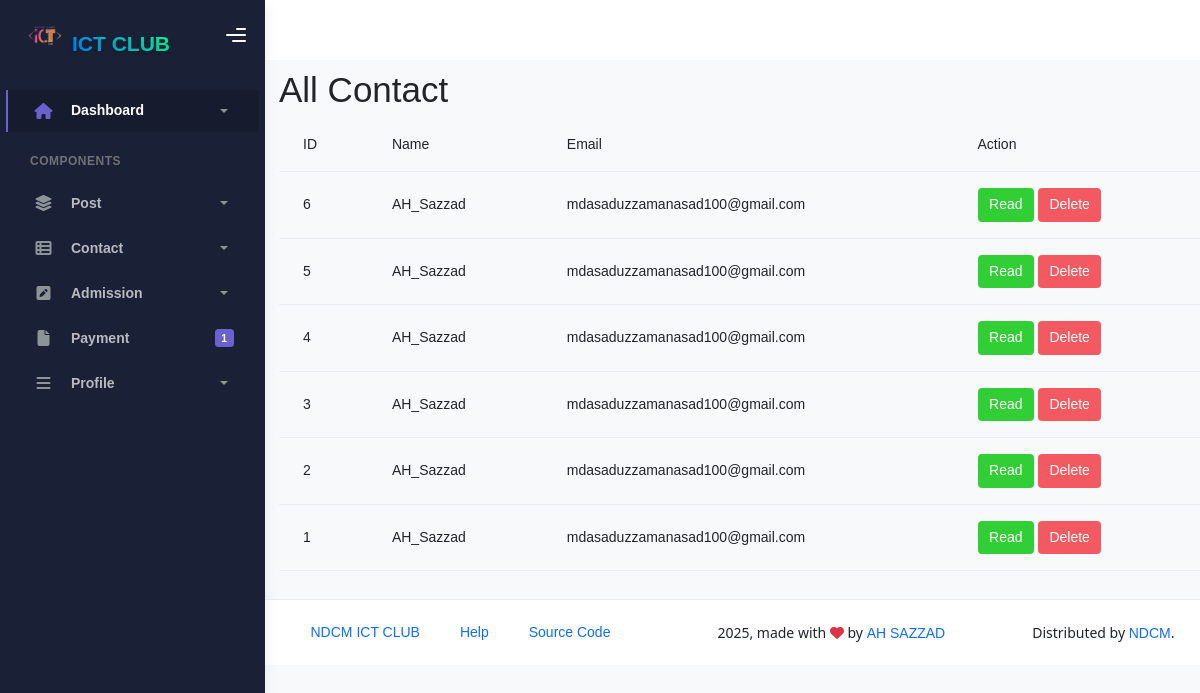
The app's page /admin/comment.php (signed in), older data.
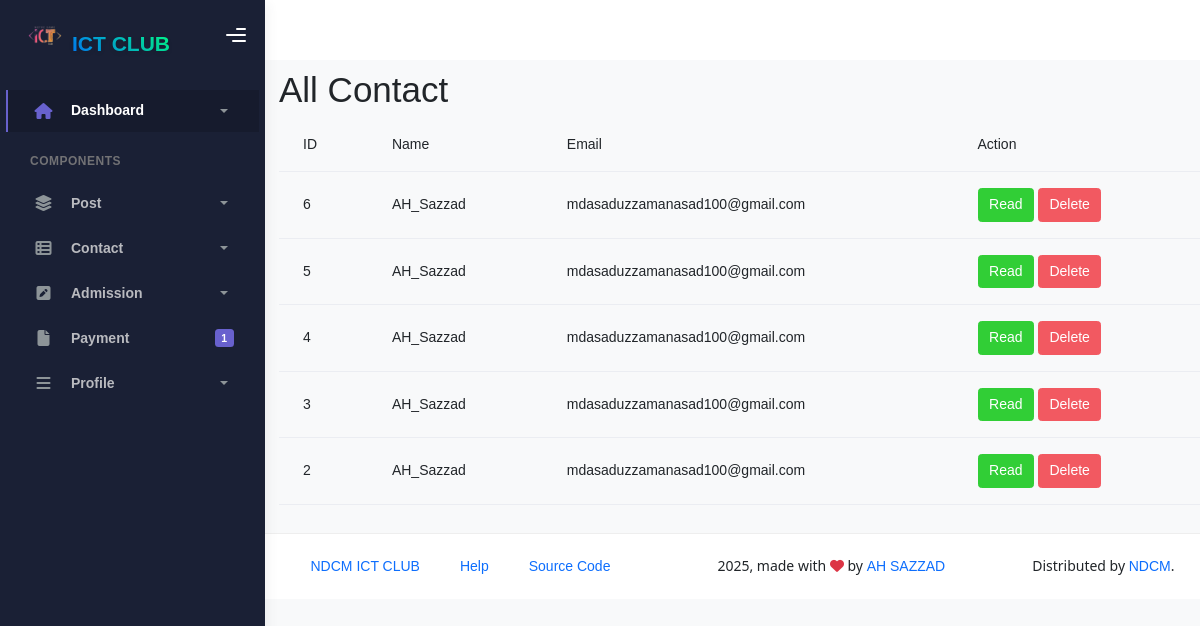
The same page, newer data.
### tables this page shows
CREATE TABLE `comment` (
  `id` int(11) NOT NULL,
  `name` text NOT NULL,
  `email` varchar(50) NOT NULL,
  `comment` text NOT NULL
);

### admin/comment.php (called while the page is built)
<?php
$view="comment";
include('temp.php');
?>

### admin/view/comment.php (the view, shortened to what this page needs)
<?php
 include_once(__DIR__ . '/../../config.php');
?>
<div class="contact ms-3">
    <div class="contact-title">
        <h1>
            All Contact
        </h1>
    </div>
    <div class="contact-data">
        <?php
        $comment="SELECT*FROM comment ORDER BY id DESC";
        $comment_query = mysqli_query($conn ,$comment);
        echo"<table class='table tabel-light p-3'>
            <tr>
            <td>ID</td>
            <td>Name</td>
            <td>Email</td>
            <td>Action</td>
            </tr>
        ";
        while($data=mysqli_fetch_assoc($comment_query)){
            $comment_id=$data['id'];
            $comment_name=$data['name'];
            $comment_email=$data['email'];
            echo"
            <tr>
            <td>$comment_id</td>
            <td>$comment_name</td>
            <td>$comment_email</td>
            <td>
                        <span class='btn btn-success'>
                <a href= 'readcomment.php?readid=$comment_id' class='text-decoration-none text-white'>Read</a>
            </span>
            <span class='btn btn-danger'>
                <a href='view/comment.php?deleteid=$comment_id' class='text-decoration-none text-white'>Delete</a>
            </span>
            </td>
            </tr>
            ";
        }
        ?>
    </div>
</div>

### includes/admin_head.php (shortened to what this page needs)
<!DOCTYPE html>
<html lang="en">
<head>
    <link rel="stylesheet" href="/ict_club/assets/css/style.css">
    <link rel="stylesheet" href="/ict_club/assets/css/plugins.min.css">
    <link rel="stylesheet" href="/ict_club/assets/css/sazzad.min.css">
    <link rel="stylesheet" href="/ict_club/style.css">
    <link rel="stylesheet" href="/ict_club/bootstrap/css/bootstrap.min.css">
</head>
<body class="bg-light">

### admin/temp.php (shortened to what this page needs)
<?php
  include_once('../includes/admin_head.php');
?>
        <div class="wrapper">
      <?php
      include_once('../includes/sidebar.php');
      ?>
      <div class="main-panel">
        <div class="main-header">
        </div>
        <div class="container">
            <?php
            if(isset($view)){
                if($view=="dashboard"){
                    include("view/view_dashboard.php");
                }elseif($view=="all_contact"){
                    include("view/view_contact.php");
                }elseif($view=="contact"){
                    include("view/view_contact_details.php");
                }elseif($view=="admission"){
                  include_once("view/view_admission.php");
                }
                elseif($view=="allpost"){
                  include("view/allpost.php");
                }
                elseif($view=="addpost"){
                  include("view/addpost.php");
                }
                elseif($view=="postcat"){
                  include("view/postcat.php");
                }
                elseif($view=="post_tag"){
                  include("view/post_tag.php");
                }
                elseif($view=="editpostcat"){
                  include("view/editpostcat.php");
                }
                elseif($view=="users"){
                  include("view/users.php");
                }
                elseif($view=="admin_info"){
                  include("view/admin_info.php");
                }
                elseif($view=="manage_post"){
                  include("view/allpost.php");
                }
                elseif($view=="editpost"){
                  include("view/editpost.php");
                }
                elseif($view=="payment"){
                  include("view/payment.php");
                }
                elseif($view=="admission_view"){
                  include("view/admission_view.php");
                }
                elseif($view=="comment"){
                  include("view/comment.php");
                }
                elseif($view=="read_comment"){
                  include("view/readcomment.php");
                }
            }
            ?>
        </div>
         <?php include_once('../includes/admin_footer.php');?>
      </div>
    </div>

### includes/sidebar.php (shortened to what this page needs)
<?php
include_once('admin_head.php');
?>
<div class="wrapper">
      <div class="sidebar" data-background-color="dark">
        <div class="sidebar-logo">
          <div class="logo-header" data-background-color="dark">
            <a href="../admin/index.php" class="logo">
              <img
                src="../assets/img/logo.png"
                alt="navbar brand"
                class="navbar-brand "
                height="20"
              />
              <h2 class="club-name ms-2" id="success-text">
              </h2>
            </a>
            <div class="nav-toggle">
              <button class="btn btn-toggle toggle-sidebar">
                <i class="gg-menu-right"></i>
              </button>
            </div>
          </div>
        </div>
        <div class="sidebar-wrapper scrollbar scrollbar-inner">
          <div class="sidebar-content">
            <ul class="nav nav-secondary">
              <li class="nav-item active">
                <a
                  data-bs-toggle="collapse"
                  href="#dashboard"
                  class="collapsed"
                  aria-expanded="false"
                >
                  <i class="fas fa-home"></i>
                  <p>Dashboard</p>
                  <span class="caret"></span>
                </a>
              </li>
              <li class="nav-section">
                <h4 class="text-section">Components</h4>
              </li>
              <li class="nav-item">
                <a data-bs-toggle="collapse" href="#post">
                  <i class="fas fa-layer-group"></i>
                  <p>Post</p>
                  <span class="caret"></span>
                </a>
              </li>
              <li class="nav-item">
                <a data-bs-toggle="collapse" href="#contact">
                  <i class="fas fa-th-list"></i>
                  <p>Contact</p>
                  <span class="caret"></span>
                </a>
              </li>
              <li class="nav-item">
                <a data-bs-toggle="collapse" href="#admission">
                  <i class="fas fa-pen-square"></i>
                  <p>Admission</p>
                  <span class="caret"></span>
                </a>
              </li>
              <li class="nav-item">
                <a href="payment.php">
                  <i class="fas fa-file"></i>
                  <p>Payment</p>
                  <span class="badge badge-secondary">1</span>
                </a>
              </li>
              <li class="nav-item">
                <a data-bs-toggle="collapse" href="#submenu">
                  <i class="fas fa-bars"></i>
                  <p>Profile</p>
                  <span class="caret"></span>
                </a>
              </li>
            </ul>
          </div>
        </div>
      </div>

### includes/admin_footer.php
<?php include_once(__DIR__ . '/../config.php');
 include_once(__DIR__ . '/../includes/admin_head.php'); ?>
<section>
    <footer class="footer">
          <div class="container-fluid d-flex justify-content-between">
            <nav class="pull-left">
              <ul class="nav">
                <li class="nav-item">
                  <a class="nav-link" href="../index.php">
                    NDCM ICT CLUB
                  </a>
                </li>
                <li class="nav-item">
                  <a class="nav-link" href="https://www.linkedin.com/in/asmaul-hasan-sazzad-58582b25b?utm_source=share&utm_campaign=share_via&utm_content=profile&utm_medium=android_app"> Help </a>
                </li>
                <li class="nav-item">
                  <a class="nav-link" href="https://github.com/AH-Sazzad/ict_club"> Source Code </a>
                </li>
              </ul>
            </nav>
            <div class="copyright">
              2025, made with <i class="fa fa-heart heart text-danger"></i> by
              <a href="https://www.linkedin.com/in/asmaul-hasan-sazzad-58582b25b?utm_source=share&utm_campaign=share_via&utm_content=profile&utm_medium=android_app">AH SAZZAD</a>
            </div>
            <div>
              Distributed by
              <a target="_blank" href="https://ndcm.edu.bd/">NDCM</a>.
            </div>
          </div>
        </footer>
</section>

### assets/css/style.css (style rules this page uses)
.navbar-brand { font-weight: bold; }
.nav-item { margin: 0 6px; }
#success-text { font-size: 1.5rem; font-weight: 700; background: linear-gradient(45deg, #007bff, #00ff88); -webkit-background-clip: text; background-clip: text; color: transparent; text-shadow: 0 2px 4px rgba(0,0,0,0.1); margin-top:3vh; }
.sidebar-logo { width: 50px; height: 50px; }

Row changes from the older to the newer data that the page shows:
removed comment: id "1", name "AH_Sazzad", email "mdasaduzzamanasad100@gmail.com"
